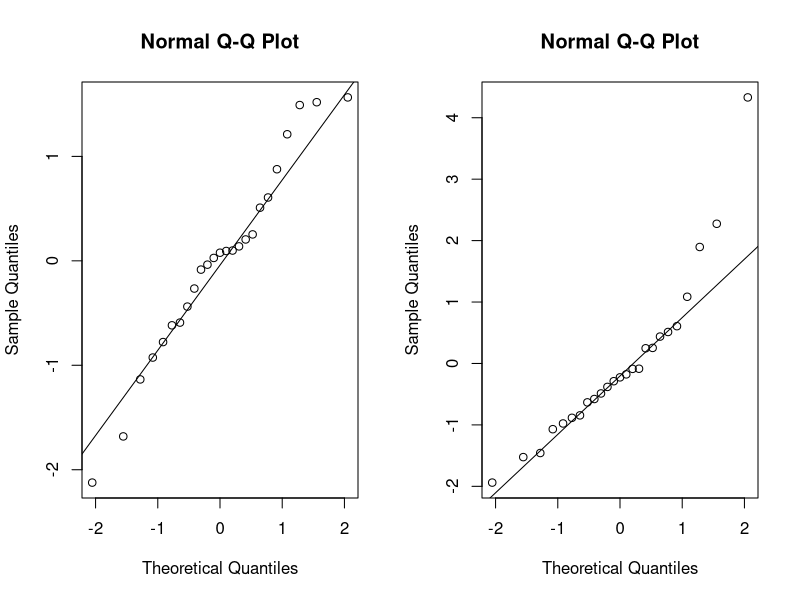
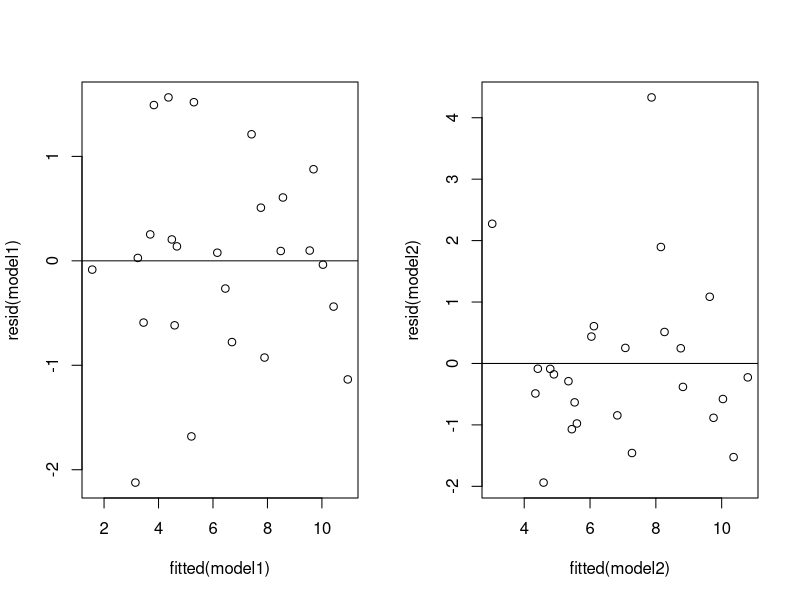

Write R code to recreate these figures, in order.
## ---- chunk 1
knitr::opts_chunk$set(echo = TRUE)
## ---- chunk 2
# 1
data_1_x = c(1.816617139,2.910830978,0.523363590,1.427366346,2.173443618,2.628308016,1.132511025,1.922808607,1.964031596,1.518647378,0.910043139,2.148749041,0.871560465,0.588675698,0.967735691,2.521283686,0.004785291,0.495870255,0.664491970,0.706095344,2.478035028,0.941858819,1.161056508,1.594047979,2.749399306)
data_1_y = c( 8.628446,  9.814468,  3.267981,  6.237282,  9.175347, 10.001064,  3.526098,  8.268346,  6.966502,  6.188910,  4.693662,  8.583369,  5.929547,  2.859877,  4.813658, 10.569102,  1.481629,  1.028052,  3.949099,  5.322015,  9.650955,  3.974221,  6.818404,  5.919883,  9.990461)
data_1 = data.frame(y=data_1_y, x=data_1_x)

data_2_x = c(1.816617139,2.910830978,0.523363590, 1.427366346, 2.173443618, 2.628308016, 1.132511025, 1.922808607,1.964031596, 1.518647378, 0.910043139, 2.148749041, 0.871560465, 0.588675698, 0.967735691, 2.521283686, 0.004785291, 0.495870255, 0.664491970, 0.706095344, 2.478035028,0.941858819, 1.161056508, 1.594047979, 
2.749399306)
data_2_y = c(12.200446, 10.567401, 4.327978, 5.984498, 8.441462, 9.459846, 6.479105, 10.049235, 8.775958, 7.326474, 4.377036, 9.004340, 5.055420, 2.649057, 4.624347, 8.867973, 5.301955, 3.851948, 4.702853, 4.724654, 10.722705, 4.898689, 6.724598, 5.817151, 8.837730)

data_2 = data.frame(y=data_2_y, x=data_2_x)

model1 = lm(y~x, data=data_1)
model2 = lm(y~x, data=data_2) 

par(mfrow = c(1,2))
qqnorm(resid(model1))
qqline(resid(model1))
qqnorm(resid(model2))
qqline(resid(model2))

# The normality assumption is more suspect for the model fit to data_2
## ---- chunk 3
# 2
par(mfrow = (c(1,2)))
plot(resid(model1)~fitted(model1))
abline(h=0)
plot(resid(model2)~fitted(model2))
abline(h=0)
# First attempt: The equal variance assumption is more suspect for data_2
# Second attempt: The equal variance assumption is more suspect for data_1
## ---- chunk 4
# 3
pnorm(-12, -10, 3)

## ---- chunk 5
# 4
model = lm(sr~., data=LifeCycleSavings)
length(rstandard(model)[abs(rstandard(model)) < 2]) / length(rstandard(model))
## ---- chunk 6
# 5
which.max(rstandard(model))
## ---- chunk 7
# 6
length(hatvalues(model)[hatvalues(model) > 2*mean(hatvalues(model))])
## ---- chunk 8
# 7
which.max(hatvalues(model))
## ---- chunk 9
# 8
max(cooks.distance(model))

## ---- chunk 10
# 9
cd_model = cooks.distance(model)

new_model = lm(sr~., data=LifeCycleSavings, subset = cd_model  <= 4 / length(cd_model))
sum(coef(new_model))


## ---- chunk 11
# 10
airquality = na.omit(airquality)
air_model1 = lm(Ozone~Temp+I(Temp^2), data=airquality)
summary(air_model1)$coefficients[3,4]

## ---- chunk 12
# 11
airquality = na.omit(airquality)
air_model2 = lm(Ozone~Temp+I(Temp^2)+I(Temp^3)+I(Temp^4), data=airquality)
anova(air_model1, air_model2)["Pr(>F)"][[1]][2]
## ---- chunk 13
# 12
shapiro.test(resid(air_model2))
# reject. normality assumption is suspected
## ---- chunk 14
# 13
exp_model = lm(log(Ozone)~Temp, data=airquality)
shapiro.test(resid(exp_model))
# Fail to reject H_0, normallity assumption is not suspect
## ---- chunk 15
# 14
exp_model = lm(log(Ozone)~Temp, data=airquality)
p1 = predict(exp_model, newdata=data.frame(Temp=84), interval="prediction", level=.9)[3]
exp(p1)
# I have to undo log for prediction interval
## ---- chunk 16
# 15
idx1 = which(fitted(exp_model) < 3.5)
idx2 = which(fitted(exp_model) > 3.5)

var(resid(exp_model)[idx1]) / var(resid(exp_model)[idx2])
